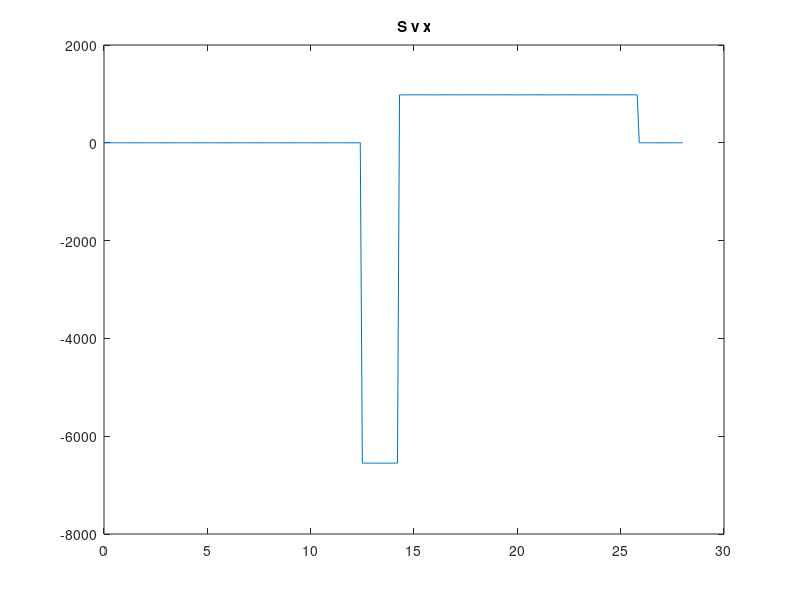
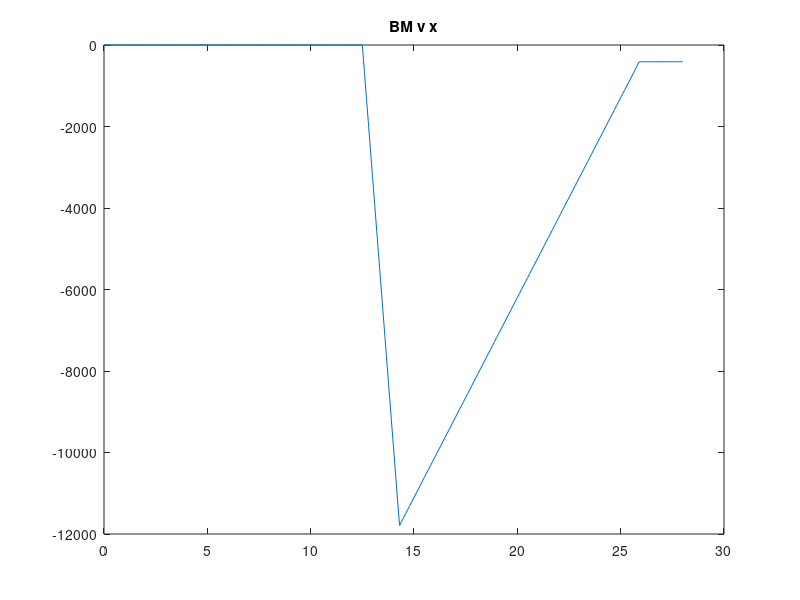

These figures' MATLAB source, in order: (Note: this script raises an error after producing the figures.)
clc
clear all

% The first step is to equilibriate moments about station 0 due to weight
% acting about the CG and reaction forces at the rear and front spar.

% Let the following parameters be reaction forces at the front and rear
% spars respectively, positive up. 

% N.B. This is for inertial loading. Aerodynamic loading is introduced
% with subscripts fa and ra.

R_fi = 0;
R_ri = 0;

%The weight of the plane and centre of gravity has been calculated
%previously

total_mass = 45119; % kg
total_weight= total_mass*9.81; % N


x_cg = 11.5272; % m

% The front spar is at the quarter chord and the rear spar is at 67.5% of
% the chord due to the presence of ailerons. Hence, it is possible to
% determine the location of x_f and x_r, where x_f and x_r are the x
% locations of the front and rear spars where the wing contacts the
% fuselage respectively

x_f = 0;
x_r = 0;

% N.B: x_w is 11.5 m which is the distance from nose to the leading edge of
% the wing at the root

x_w = 11.5; % m

% Henceforth, we need to determine the chord at the root, given that the
% wing 'extends' to the midline

root_chord = 4.0739; % m

% Hence:

x_f = x_w + (root_chord * 0.25); % m 
x_r = x_w + (root_chord * 0.675); % m

% Moments about the nose:
% -(total_weight * x_cg) + (R_f * x_f) + (R_r * x_r) = 0 [1]

% Vertical force equilibrium:
% -total_weight + R_f + R_r = 0 [2]

% Solving [1],[2] simultaneoulsly yields:

R_ri = ((total_weight * x_cg) - (x_f * total_weight))/ (x_r - x_f) % N
R_fi = total_weight - R_ri % N

% Now, assume an input tail aerodynamic load; say 'L', and set to an
% arbitrary value which can later be manipulated

L_kg = 100; % kg
L = L_kg * 9.81; % N

% Asumme that this tail load acts at the quarter-chord of the horizontal
% tail, denoted by x_l. Henceforth:

HT_root_chord = 3.0279; % m
x_HT = 25.0536; % m
x_l = x_HT + (0.25 * HT_root_chord);

% Due to this load at the tail, it is possible to determine R_ra and R_fa
% due to aero load

% N.B. The loading on the tail is defined as downwards
% Moments about the nose:
% (R_f * x_f) + (R_r * x_r) - (L * x_l) = 0 [1]

% Vertical force equilibrium:
% -L + R_f + R_r = 0 [2] 

R_ra = ((L * x_l) - (x_f * L))/ (x_r - x_f) % N
R_fa = L - R_ra % N

% ---------------- 
% Solely consider aero loads:

% Now, we have a simple problem in which three forces on the fuselage of
% the plane generate shear forces and bending moment. The distribution
% across the fuselage can be determined:

% A note on convention: Shear down (L->R) is denoted positive and bending 
% moment which leads to hogging is denoted positive

% At the front spar:

S_f = R_fa; % N
S_r = R_ra; % N
S_L = -L; % N

% From 0 < x < x_f we have 0 shear [S1]
% From x_f < x < x_r we have S_f shear [S2]
% From x_r < x < x_l we have S_f + S_r shear [S3]
% From x_l < x < end we have S_f + S_r + S_L shear, which should be zero
% [S4]

% Define x1,x2,x3,x4 which are discretised points within the ranges above,
% separated by ds

ds=0.1;

S1 = 0; % N
x1=0:ds:x_f;
S2 = S_f; % N
x2=x_f:ds:x_r;
S3 = S_f + S_r; % N
x3=x_r:ds:x_l;
S4 = S_f + S_r + S_L; % N
x4=x_l:ds:27.8599;

% Check S4 is 0. Variable CHECK should return '1'

CHECK = (S4==0)

% Now create a matrix, S, with the shear force from nose to plane end. This
% is coded using poor practice but is fine since the distance of where the
% loads act and number of loads is known. 

S=[0];

for i=1:length(x1)
    S(i)=S1;
end

for j=length(x1):length(x2)+length(x1)
    S(j)=S2;
end

for k=length(x2)+length(x1):length(x1)+length(x2)+length(x3)
    S(k)=S3;
end

for l=length(x1)+length(x2)+length(x3):length(x1)+length(x2)+length(x3)+length(x4)
    S(l)=S4;
end

% Now, work on bending moments using the simple formulation developed by
% RO, MT, MK, RC on 30/01

BM = [0]; 
 
for i = 2:length(S) 
    BM(i) = BM(i-1) + S(i-1)*ds; 
end 

% Now, plot the distributions of shear and bending moment

x=[0];
for i=2:length(S)
    x(i)=x(i-1)+ds;
end

plot(x,S)
title("S v x")
figure
plot(x,BM)
title("BM v x")

% -------------------------------------------------
% Gear Loads:





% Interial Loads:

% First it is necessary to consider interial loads which act on the
% fuselage, the magnitude of each load, the distribution of each load, and 
% the location of each load

% Note: all in kg
%M_Powerplant =	6778.48925;
M_Fuselage =  4368.151897; %Distribute across geoemetry of fuselage
M_HT	=360.0009746; %Distribute across geometry of HT
M_VT	=410.4476968; %Distribute across geometry of VT
M_HandlingGear	=14.10404979; %?
M_FlightControls =	494.9470656; %Point in cockpit
M_FuelSystem = 141.920883; %?
M_Fuel = 14330; %?

M_Fuel_Total = (M_Fuel*(5.22)/18.2) + M_FuelSystem;

M_Avionics	=834.7275343; %?
M_APU=	129.72674; %Distribute APU start to APU end
M_ElectricalSystems	=1037.306605; %?
M_Furnishings	=1819.63202; %Distribute cabin start to cabin end
%M_AntiIcingsystems	=94.02699859;
M_AirConditioning 	=372.759565; %Distribute about location of placement
M_HydraulicSystems	=63.76213039; %?
%M_Aircraftwings	=2666.785041;
%M_MainLandingGear =	605.8813458;
%M_NoseLandingGear	=93.75574989;
M_FrontAirStairs	=100; %Distribute - front door start to front door end
M_BackAirStairs =100; %Distribute - back door start to back door end
M_Water	=400; %Distribute - water tank start to water tank end
M_Instruments	=64.76147073; %Point in cockpit
M_Pilots	=156.9632242; %Distribute - cockpit seat start to cockpit seat 
% end
M_HandBaggage 	=975; %Distribute - cabin start to cabin end
M_Baggage	=1530; %Distribute - hold start to hold end
M_Passengers = (90/93)*7298.789924; %Distribute - cabin start to cabin end
M_Front_Crew = M_Passengers/90;
M_Back_Crew = M_Front_Crew*2;

%N.B. crew and clothing included within passengers and crew luggage
%included within hand baggage

%% Geometry based values, locations in the x direction
Fuselage_length = floor((2785.590043/100)*10)/10;
Cabin_length = round(20.49,1);
Cockpit_length = 4.0;
x_TE_HT = round(26.55590043,1);
HT_root_chord = round(3.02785573,1);
VT_root_chord = round(4.432362376,1);
x_LE_VT = round(21.16403829,1);
x_HandlingGear = round(12.35,1);
x_FlightControls = 1.0;
x_Fuel = 11.5;
x_Stairs = round(12.1173165,1);
x_Water = 24.0;
x_AirConditioning = 3.0;
x_pilot = 2.0;
pilot_seat_length = round(0.91,1);
Cabins_useful_length = round(15.49,1);
x_Cabin_useful_LE = 6.0; 
x_Front_Door_LE = 5.0;
Door_length = 1.0;
Seat_length_standard = round(0.81,1);
x_Back_Seats_LE = x_Cabin_useful_LE+Cabins_useful_length; 
x_Back_Door_LE = x_Back_Seats_LE + Seat_length_standard;



%%  Discretisation of masses, first row is the x location in increments of 0.1m, subsequent rows are detailed below
disc = round([0.0:0.1:Fuselage_length],1);

%Fuselage disc along row 2
disc(2,:) = M_Fuselage/size(disc,2);

%HT disc along row 3
disc(3,(find(disc(1,:) == (x_TE_HT-HT_root_chord)):find(disc(1,:) == (x_TE_HT-HT_root_chord))+(HT_root_chord/0.1))) = M_HT/((HT_root_chord/0.1)+1);

%VT disc along row 4
disc(4,(find(disc(1,:) == (x_LE_VT)):find(disc(1,:) == (x_LE_VT))+(VT_root_chord/0.1))) = M_VT/((VT_root_chord/0.1)+1);

%Handling gear disc along row 5
disc(5,(disc(1,:) == x_HandlingGear)) = M_HandlingGear;

%Flight Controls disc along row 6
disc(6,(disc(1,:) == x_FlightControls)) = M_FlightControls;

%Fuel disc along row 7
disc(7,(disc(1,:) == x_Fuel)) = M_Fuel_Total;

%Avionics disc along row 8
disc(8,(1:(find(disc(1,:) == Cockpit_length)))) = M_Avionics/((4/0.1)+1);

%APU disc along row 9
disc(9,(find(disc(1,:) == x_TE_HT):end)) = M_APU/(size(disc,2)-find(disc(1,:) == x_TE_HT)+1);

%Electrical Systems disc along row 10
disc(10,:) = M_ElectricalSystems/(size(disc,2));

%Furnishings disc along row 11
disc(11,(find(disc(1,:) == x_Cabin_useful_LE):find(disc(1,:) == (x_Cabin_useful_LE+Cabins_useful_length)))) = M_Furnishings/((Cabins_useful_length/0.1)+1);

%AirCon disc along row 12
disc(12,(disc(1,:) == x_AirConditioning)) = M_AirConditioning;

%Hydraulic Systems along row 13
disc(13,:) = M_HydraulicSystems/size(disc,2);

%Front Stairs disc alomg row 14
disc(14,(find(disc(1,:) == x_Front_Door_LE):find(disc(1,:) == (x_Front_Door_LE+Door_length)))) = M_FrontAirStairs/((Door_length/0.1)+1);

%Back Stairs disc alomg row 15
disc(15,(find(disc(1,:) == x_Back_Door_LE):find(disc(1,:) == (x_Back_Door_LE+Door_length)))) = M_BackAirStairs/((Door_length/0.1)+1);

%Water disc along row 16
disc(16,(disc(1,:) == x_Water)) = M_Water;

%Instruments disc along row 17
disc(17,(1:(find(disc(1,:) == Cockpit_length)))) = M_Instruments/((4/0.1)+1);

%Pilot disc along row 18
disc(19,(find(disc(1,:) == x_pilot):find(disc(1,:) == pilot_seat_length+x_pilot))) = M_Pilots/((pilot_seat_length/0.1)+1);

%Hand Baggage along row 19
disc(19,(find(disc(1,:) == x_Cabin_useful_LE):find(disc(1,:) == (x_Cabin_useful_LE+Cabins_useful_length)))) = M_HandBaggage/((Cabins_useful_length/0.1)+1);

%Baggage along row 20
disc(20,(find(disc(1,:) == x_Cabin_useful_LE):find(disc(1,:) == (x_Cabin_useful_LE+Cabins_useful_length)))) = M_Baggage/((Cabins_useful_length/0.1)+1);

%Passengers along row 21
disc(21,(find(disc(1,:) == x_Cabin_useful_LE):find(disc(1,:) == (x_Cabin_useful_LE+Cabins_useful_length)))) = M_Passengers/((Cabins_useful_length/0.1)+1);

%Front Crew along row 22
disc(22,(find(disc(1,:) == Cockpit_length):find(disc(1,:) == (Cockpit_length+Seat_length_standard)))) = M_Front_Crew/((Seat_length_standard/0.1)+1);

%Back Crew along row 23
disc(23,(find(disc(1,:) == x_Back_Seats_LE):find(disc(1,:) == (x_Back_Seats_LE+Seat_length_standard)))) = M_Back_Crew/((Seat_length_standard/0.1)+1);

%Total mass and weight
Total_disc_mass = sum(disc((2:end),:),1);
Total_disc_weight = Total_disc_mass*9.81;
Total_weightactingon_fuselage=sum(Total_disc_weight);

Total_moment=sum(Total_disc_weight.*disc(1,:));
Answer_matrix=[Total_moment; Total_weightactingon_fuselage];
Solve_matrix=[x_f x_r; 1 1];
Answer= linsolve(Solve_matrix,Answer_matrix);
R_fi=Answer(1);
R_ri=Answer(2);

%y from discretisation used
y_calc=disc(1,:);

% Reaction forces row 24
Total_disc_weight=Total_disc_weight*-1;
Reactions_i=zeros(1,length(Total_disc_weight));
Reactions_i((y_calc==round(x_f,1)))=R_fi;
Reactions_i((y_calc==round(x_r,1)))=R_ri;

Total_disc_forces=Total_disc_weight+Reactions_i;

%Calculate BM and SF throughout fuselage due to inertial loading
[SF_i,BM_i]=CalculateSFandBM_fuselage(Total_disc_forces,y_calc);

% %Plot due to inertial loading
% figure
% plot(y_calc,SF_i)
% figure
% plot(y_calc,BM_i)

%---------------------------------------
%Combination of aero and inertial loads
% tol = 1;% Tolerance of BM (Nm)
% tol_check = 0;
% L = 0.5;
% 
% while tol_check ~= 1
%     
%     L = L + 0.5;
%         
%     Total_disc_weight2 = Total_disc_mass*-9.81;
%     Total_disc_weight2((y_calc==round(x_l,1)))=Total_disc_weight2((y_calc==round(x_l,1)))+L;
%     Total_weightactingon_fuselage2=sum(Total_disc_weight2);
%     
%     Total_moment2=sum(Total_disc_weight2.*disc(1,:));
%     Answer_matrix=[Total_moment2; Total_weightactingon_fuselage2];
%     Solve_matrix=[x_f x_r; 1 1];
%     Answer= linsolve(Solve_matrix,Answer_matrix);
%     R_f=Answer(1);
%     R_r=Answer(2);
%     
% %     Total_disc_weight2=Total_disc_weight2*-1;
%     Reactions=zeros(1,length(Total_disc_weight));
%     Reactions((y_calc==round(x_f,1)))=R_f;
%     Reactions((y_calc==round(x_r,1)))=R_r;
%     
%     Total_disc_forces2=Total_disc_weight2+Reactions;
%     
%     %Calculate BM and SF throughout fuselage due to inertial loading
%     [SF,M]=CalculateSFandBM_fuselage(Total_disc_forces2,y_calc);
%     
%     
%     if abs(M(end)) < tol 
%         tol_check = 1;
%     end
% 
% end

% %Plot due to inertial loading
% figure
% plot(y_calc,SF)
% figure
% plot(y_calc,M)

% Gear Loads

x_gear_r = round(12.45,1);

tol = 100;% Tolerance of BM (Nm)
tol_check = 0;
L = -0;
n = 2.7;

while tol_check ~= 1
    
    L = L - 10;
        
    Total_disc_weight3 = Total_disc_mass*9.81;
    Total_disc_weight3((y_calc==round(x_gear_r,1)))=Total_disc_weight3((y_calc==round(x_gear_r,1)))-(L+Total_weightactingon_fuselage*n);
    Total_disc_weight3((y_calc==round(x_l,1)))=Total_disc_weight3((y_calc==round(x_l,1)))-L;
    
    
    Total_disc_weight3=Total_disc_weight3*-1;

%     Calculate BM and SF throughout fuselage due to inertial loading
    [SF3,M3]=CalculateSFandBM_fuselage(Total_disc_weight3,y_calc);
    
    
    if abs(M3(end)) < tol 
        tol_check = 1;
    end
%     tol_check = 1;

end

%% Plot due to inertial loading

figure()
hold on
plot(y_calc,SF3)
plot(y_calc,M3)
hold off
grid on


